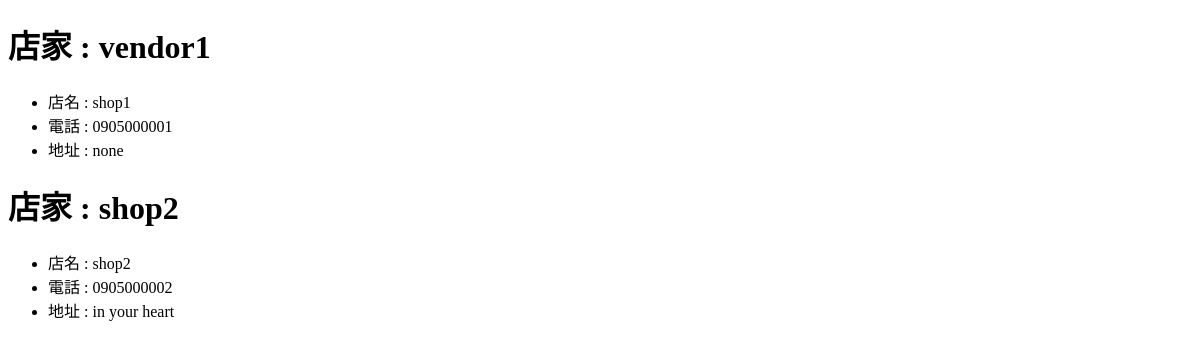
Page /vendor/ on the earlier database version.
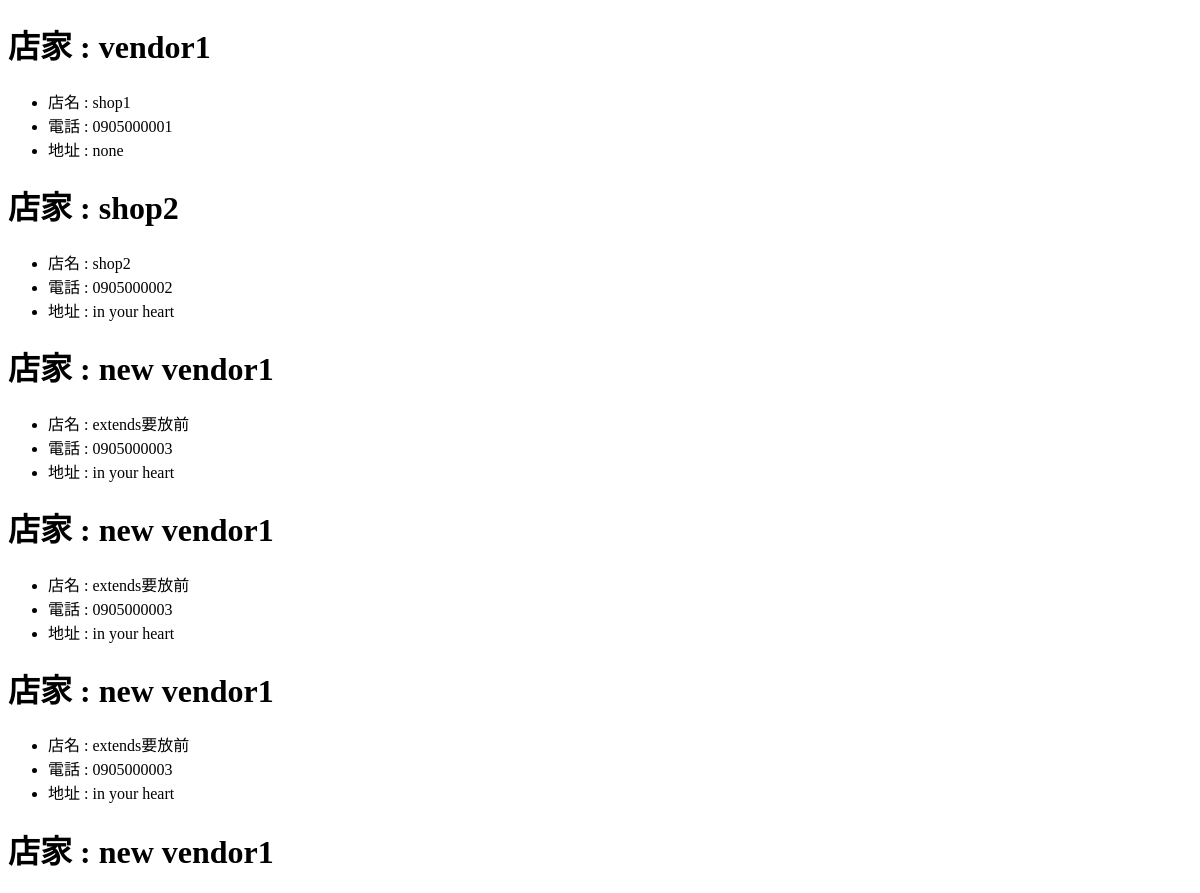
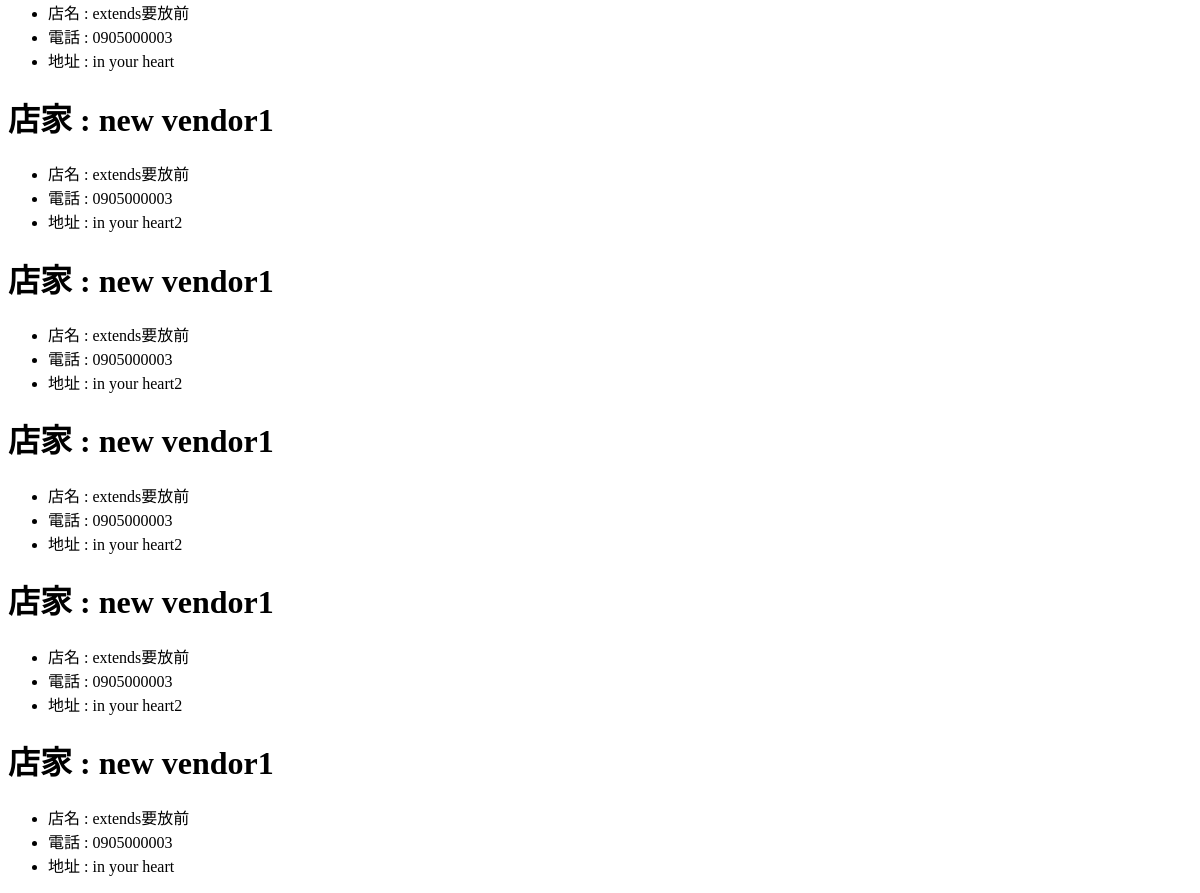
Same page on the later database version (2 pictures, top to bottom).
### vendor/models.py (models this page shows, shortened)
class Vendor(models.Model):
	vendor_name = models.CharField(max_length = 20) # 攤販的名稱
	store_name = models.CharField(max_length = 10) # 攤販店家的名稱
	phone_number = models.CharField(max_length = 20) # 攤販的電話號碼
	address = models.CharField(max_length = 100) # 攤販的地址

### vendor/views.py (the view)
# urls.py: path('', views.vendor_index, name="vendor_index"),
def vendor_index(request):#名稱對應urls.py urlpatterns中的path
    vendor_list = Vendor.objects.all() # 把所有 Vendor 的資料取出來
    context = {'vendor_list': vendor_list} # 建立 Dict對應到Vendor的資料，
    return render(request, 'vendors/vendor__detail_all.html',context)

### vendor/templates/vendors/vendor__detail_all.html (shortened to what this page needs)
<!DOCTYPE html>
<html lang="en" dir="ltr">
  <head>
  </head>
  <body>
    {% extends "base.html" %}
    {% block content%}
    {% for vlist in vendor_list %}
  <h1> 店家 : {{vlist.vendor_name}} </h1>
  <ul>
    <li>店名 : {{ vlist.store_name}}</li>
    <li>電話 : {{ vlist.phone_number}}</li>
    <li>地址 : {{ vlist.address}}</li>
  </ul>
{% endfor %}
    {% endblock %}

### templates/base.html (shortened to what this page needs)
<!DOCTYPE html>
<html lang="en" dir="ltr">
  <head>
  </head>
  <body>
  	{% block content %}
    {% endblock %}
  </body>
</html>

Differences in the rows shown:
added Vendor: vendor_name "new vendor1", store_name "extends要放前", phone_number "0905000003", address "in your heart"
added Vendor: vendor_name "new vendor1", store_name "extends要放前", phone_number "0905000003", address "in your heart"
added Vendor: vendor_name "new vendor1", store_name "extends要放前", phone_number "0905000003", address "in your heart"
added Vendor: vendor_name "new vendor1", store_name "extends要放前", phone_number "0905000003", address "in your heart"
added Vendor: vendor_name "new vendor1", store_name "extends要放前", phone_number "0905000003", address "in your heart2"
added Vendor: vendor_name "new vendor1", store_name "extends要放前", phone_number "0905000003", address "in your heart2"
added Vendor: vendor_name "new vendor1", store_name "extends要放前", phone_number "0905000003", address "in your heart2"
added Vendor: vendor_name "new vendor1", store_name "extends要放前", phone_number "0905000003", address "in your heart2"
added Vendor: vendor_name "new vendor1", store_name "extends要放前", phone_number "0905000003", address "in your heart"
